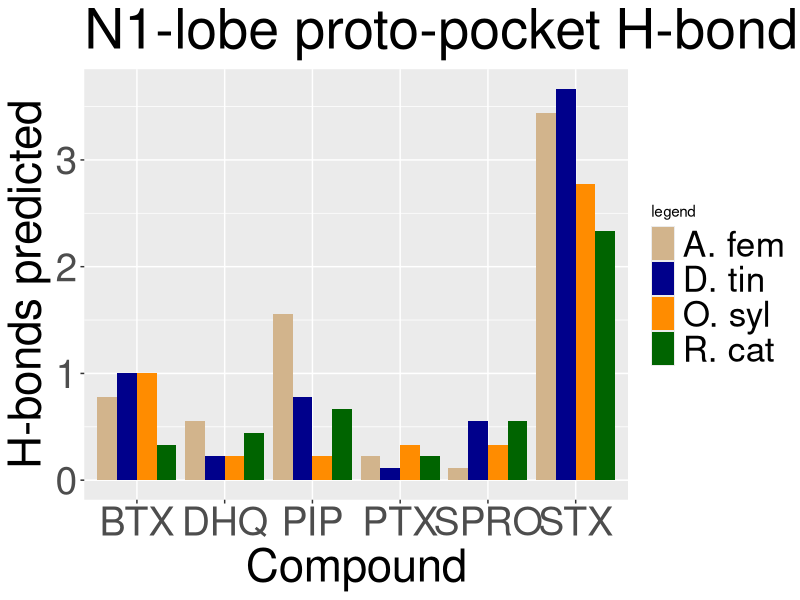
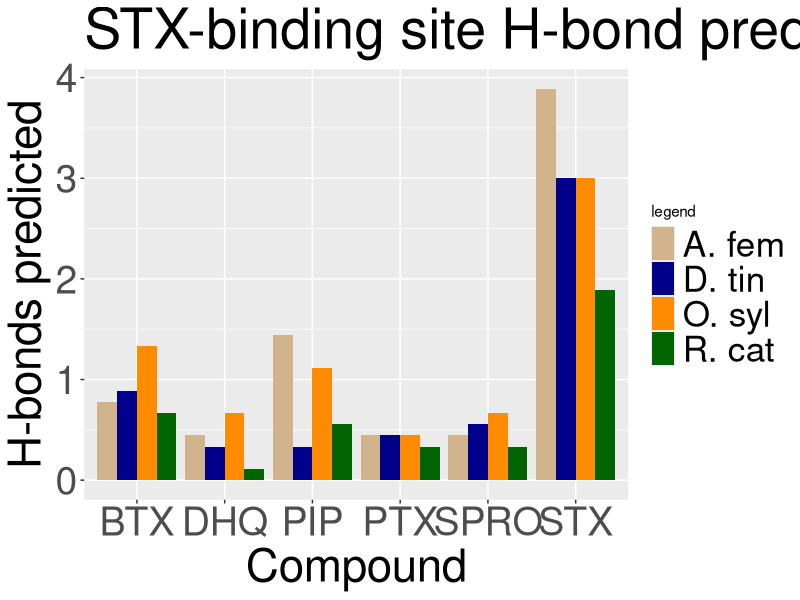
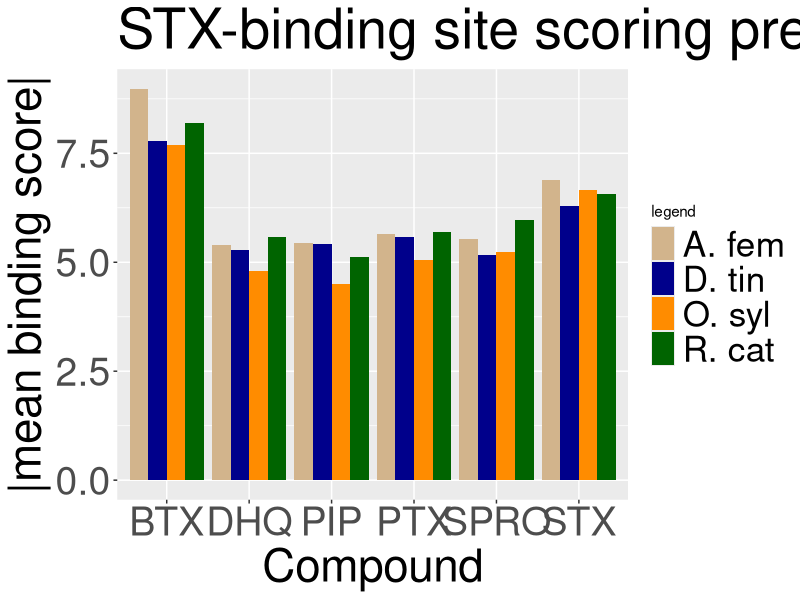
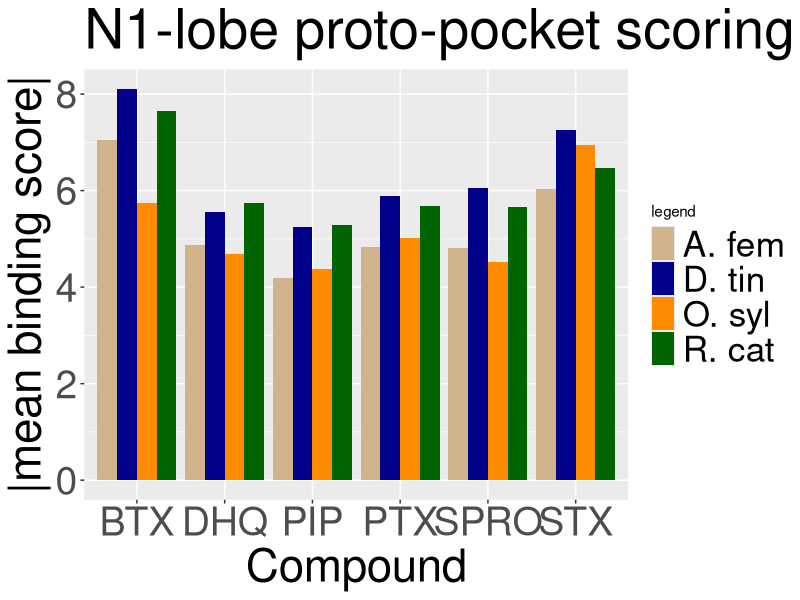

Reproduce these figures in R, in order.
#load libraries
library(tidyverse)
library(ggplot2)

#load datasheets and remove N/A's
binding_all_values_n1 <- as.data.frame(read.csv('R_FORMAT_N1_protopocket.csv'))
binding_all_values_c1 <- as.data.frame(read.csv('R_FORMAT_STX_binding_site.csv'))
binding_avgs_n1 <- as.data.frame(read.csv('R_FORMAT_N1_protopocket_avg.csv'))
binding_avgs_c1 <- as.data.frame(read.csv('R_FORMAT_STX_binding_site_avg.csv'))

#define color list
spec_colors <- c("brown", "blue", "orange","green")

#define theme for label sizes
my_theme <- theme(plot.title = element_text(size=40), 
                  axis.title.y = element_text(size = rel(3)), 
                  axis.title.x = element_text(size = rel(3)),
                  axis.text.x = element_text(size = rel(3.2)), 
                  axis.text.y = element_text(size = rel(3.2)),
                  legend.text = element_text(size = rel(2.3)))

#define fill colors
my_fill <- scale_fill_manual("legend", values = c("A. fem" = "tan", 
                                                  "D. tin" = "dark blue", 
                                                  "O. syl" = "dark orange", 
                                                  "R. cat" = "dark green"))

################################CODE TO EXECUTE################################

##Average H-bonds predicted at the N1-lobe proto-pocket
ggplot(binding_avgs_n1, aes(x = Compound, y = mean.h_bonds, fill = Species)) +
  geom_col(data = binding_avgs_n1, position = "dodge") +
  my_fill +
  ylab('H-bonds predicted') +
  ggtitle("N1-lobe proto-pocket H-bond prediction") + 
  my_theme

##Average H-bonds predicted at the C1-lobe STX-binding site
ggplot(binding_avgs_c1, aes(x = Compound, y = mean.h_bonds, fill = Species)) +
  geom_col(data = binding_avgs_c1, position = "dodge") +
  my_fill +
  ylab('H-bonds predicted') +
  ggtitle("STX-binding site H-bond prediction") + 
  my_theme

##Average binding score predicted at the STX-binding site
ggplot(binding_avgs_c1, aes(x = Compound, y = X.mean_score.,fill = Species)) +
  geom_col(data = binding_avgs_c1, position = "dodge") +
  my_fill +
  ylab('|mean binding score|') +
  ggtitle("STX-binding site scoring prediction") + 
  my_theme

##Average binding score predicted at the N1-lobe proto-pocket
ggplot(binding_avgs_n1, aes(x = Compound, y = X.mean_score., fill = Species)) +
  geom_col(data = binding_avgs_n1,position = "dodge") +
  my_fill +
  ylab('|mean binding score|') +
  ggtitle("N1-lobe proto-pocket scoring prediction") +
  my_theme